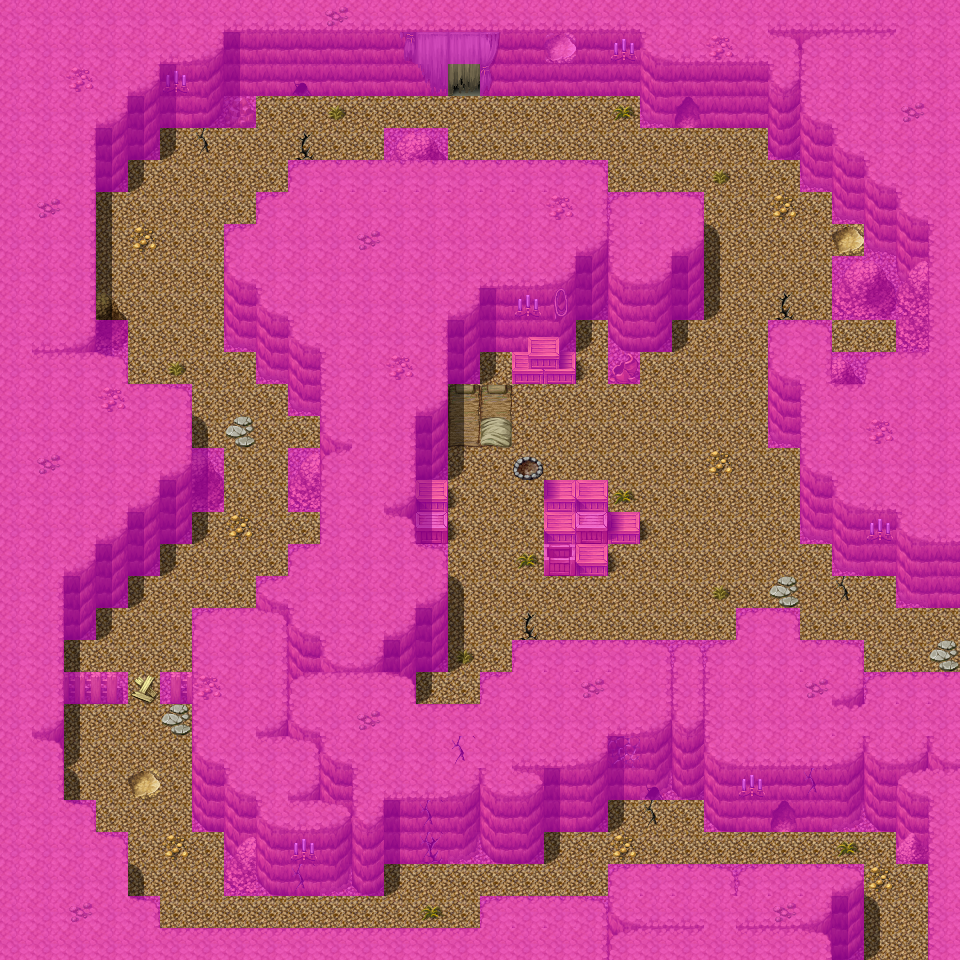

Below is a game level as drawn by its tile map, then a one-line description and the .tmx that defines it (tile-layer data replaced by summaries):
An orthogonal 30x30 tile map with 32x32 px tiles, 4 tile layers (Ground, Objects, Above, Walkable), 40 tilesets and 17 objects (14x spawn, 3x mapchange).

<map version="1.0" orientation="orthogonal" width="30" height="30" tilewidth="32" tileheight="32">
 <tileset firstgid="1" name="map_bed_1" tilewidth="32" tileheight="32">
  <image source="../drawable/map_bed_1.png" width="512" height="256" />
 </tileset>
 <tileset firstgid="129" name="map_border_1" tilewidth="32" tileheight="32">
  <image source="../drawable/map_border_1.png" width="512" height="256" />
 </tileset>
 <tileset firstgid="257" name="map_bridge_1" tilewidth="32" tileheight="32">
  <image source="../drawable/map_bridge_1.png" width="512" height="256" />
 </tileset>
 <tileset firstgid="385" name="map_broken_1" tilewidth="32" tileheight="32">
  <image source="../drawable/map_broken_1.png" width="512" height="256" />
 </tileset>
 <tileset firstgid="513" name="map_cavewall_1" tilewidth="32" tileheight="32">
  <image source="../drawable/map_cavewall_1.png" width="576" height="192" />
 </tileset>
 <tileset firstgid="621" name="map_cavewall_2" tilewidth="32" tileheight="32">
  <image source="../drawable/map_cavewall_2.png" width="576" height="192" />
 </tileset>
 <tileset firstgid="729" name="map_cavewall_3" tilewidth="32" tileheight="32">
  <image source="../drawable/map_cavewall_3.png" width="576" height="192" />
 </tileset>
 <tileset firstgid="837" name="map_chair_table_1" tilewidth="32" tileheight="32">
  <image source="../drawable/map_chair_table_1.png" width="512" height="256" />
 </tileset>
 <tileset firstgid="965" name="map_crate_1" tilewidth="32" tileheight="32">
  <image source="../drawable/map_crate_1.png" width="512" height="256" />
 </tileset>
 <tileset firstgid="1093" name="map_cupboard_1" tilewidth="32" tileheight="32">
  <image source="../drawable/map_cupboard_1.png" width="512" height="256" />
 </tileset>
 <tileset firstgid="1221" name="map_curtain_1" tilewidth="32" tileheight="32">
  <image source="../drawable/map_curtain_1.png" width="512" height="256" />
 </tileset>
 <tileset firstgid="1349" name="map_entrance_1" tilewidth="32" tileheight="32">
  <image source="../drawable/map_entrance_1.png" width="512" height="256" />
 </tileset>
 <tileset firstgid="1477" name="map_fence_1" tilewidth="32" tileheight="32">
  <image source="../drawable/map_fence_1.png" width="512" height="256" />
 </tileset>
 <tileset firstgid="1605" name="map_fence_2" tilewidth="32" tileheight="32">
  <image source="../drawable/map_fence_2.png" width="512" height="256" />
 </tileset>
 <tileset firstgid="1733" name="map_ground_1" tilewidth="32" tileheight="32">
  <image source="../drawable/map_ground_1.png" width="512" height="256" />
 </tileset>
 <tileset firstgid="1861" name="map_ground_2" tilewidth="32" tileheight="32">
  <image source="../drawable/map_ground_2.png" width="512" height="256" />
 </tileset>
 <tileset firstgid="1989" name="map_ground_3" tilewidth="32" tileheight="32">
  <image source="../drawable/map_ground_3.png" width="512" height="256" />
 </tileset>
 <tileset firstgid="2117" name="map_ground_4" tilewidth="32" tileheight="32">
  <image source="../drawable/map_ground_4.png" width="512" height="256" />
 </tileset>
 <tileset firstgid="2245" name="map_ground_5" tilewidth="32" tileheight="32">
  <image source="../drawable/map_ground_5.png" width="512" height="256" />
 </tileset>
 <tileset firstgid="2373" name="map_ground_6" tilewidth="32" tileheight="32">
  <image source="../drawable/map_ground_6.png" width="512" height="256" />
 </tileset>
 <tileset firstgid="2501" name="map_ground_7" tilewidth="32" tileheight="32">
  <image source="../drawable/map_ground_7.png" width="512" height="256" />
 </tileset>
 <tileset firstgid="2629" name="map_ground_8" tilewidth="32" tileheight="32">
  <image source="../drawable/map_ground_8.png" width="512" height="256" />
 </tileset>
 <tileset firstgid="2757" name="map_indoor_1" tilewidth="32" tileheight="32">
  <image source="../drawable/map_indoor_1.png" width="512" height="256" />
 </tileset>
 <tileset firstgid="2885" name="map_kitchen_1" tilewidth="32" tileheight="32">
  <image source="../drawable/map_kitchen_1.png" width="512" height="256" />
 </tileset>
 <tileset firstgid="3013" name="map_outdoor_1" tilewidth="32" tileheight="32">
  <image source="../drawable/map_outdoor_1.png" width="512" height="256" />
 </tileset>
 <tileset firstgid="3141" name="map_pillar_1" tilewidth="32" tileheight="32">
  <image source="../drawable/map_pillar_1.png" width="512" height="256" />
 </tileset>
 <tileset firstgid="3269" name="map_plant_1" tilewidth="32" tileheight="32">
  <image source="../drawable/map_plant_1.png" width="512" height="256" />
 </tileset>
 <tileset firstgid="3397" name="map_rock_1" tilewidth="32" tileheight="32">
  <image source="../drawable/map_rock_1.png" width="512" height="256" />
 </tileset>
 <tileset firstgid="3525" name="map_roof_1" tilewidth="32" tileheight="32">
  <image source="../drawable/map_roof_1.png" width="512" height="256" />
 </tileset>
 <tileset firstgid="3653" name="map_roof_2" tilewidth="32" tileheight="32">
  <image source="../drawable/map_roof_2.png" width="512" height="256" />
 </tileset>
 <tileset firstgid="3781" name="map_shop_1" tilewidth="32" tileheight="32">
  <image source="../drawable/map_shop_1.png" width="512" height="256" />
 </tileset>
 <tileset firstgid="3909" name="map_sign_ladder_1" tilewidth="32" tileheight="32">
  <image source="../drawable/map_sign_ladder_1.png" width="512" height="256" />
 </tileset>
 <tileset firstgid="4037" name="map_table_1" tilewidth="32" tileheight="32">
  <image source="../drawable/map_table_1.png" width="512" height="256" />
 </tileset>
 <tileset firstgid="4165" name="map_trail_1" tilewidth="32" tileheight="32">
  <image source="../drawable/map_trail_1.png" width="512" height="256" />
 </tileset>
 <tileset firstgid="4293" name="map_tree_1" tilewidth="32" tileheight="32">
  <image source="../drawable/map_tree_1.png" width="512" height="256" />
 </tileset>
 <tileset firstgid="4421" name="map_wall_1" tilewidth="32" tileheight="32">
  <image source="../drawable/map_wall_1.png" width="512" height="256" />
 </tileset>
 <tileset firstgid="4549" name="map_wall_2" tilewidth="32" tileheight="32">
  <image source="../drawable/map_wall_2.png" width="480" height="256" />
 </tileset>
 <tileset firstgid="4669" name="map_wall_3" tilewidth="32" tileheight="32">
  <image source="../drawable/map_wall_3.png" width="480" height="256" />
 </tileset>
 <tileset firstgid="4789" name="map_window_1" tilewidth="32" tileheight="32">
  <image source="../drawable/map_window_1.png" width="512" height="256" />
 </tileset>
 <tileset firstgid="4917" name="map_window_2" tilewidth="32" tileheight="32">
  <image source="../drawable/map_window_2.png" width="512" height="256" />
 </tileset>
 <layer name="Ground" width="30" height="30">
  <data>[900 cells, 900 non-empty, 15 distinct tile ids]</data>
 </layer>
 <layer name="Objects" width="30" height="30">
  <data>[900 cells, 225 non-empty, 52 distinct tile ids]</data>
 </layer>
 <layer name="Above" width="30" height="30">
  <data>[900 cells, 99 non-empty, 18 distinct tile ids]</data>
 </layer>
 <layer name="Walkable" width="30" height="30">
  <data>[900 cells, 624 non-empty, 1 distinct tile ids]</data>
 </layer>
 <objectgroup name="Mapevents" visible="0">
  <object name="south" type="mapchange" x="864" y="928" width="64" height="32">
   <properties>
    <property name="map" value="pwcave1" />
    <property name="place" value="north" />
   </properties>
  </object>
  <object name="north" type="mapchange" x="448" y="64" width="32" height="32">
   <properties>
    <property name="map" value="pwcave2a" />
    <property name="place" value="south" />
   </properties>
  </object>
  </objectgroup>
 <objectgroup name="Spawn" visible="0">
  <!-- 14 objects omitted --></objectgroup>
 <objectgroup name="Keys" />
</map>
<!-- 15 of 17 objects omitted -->
